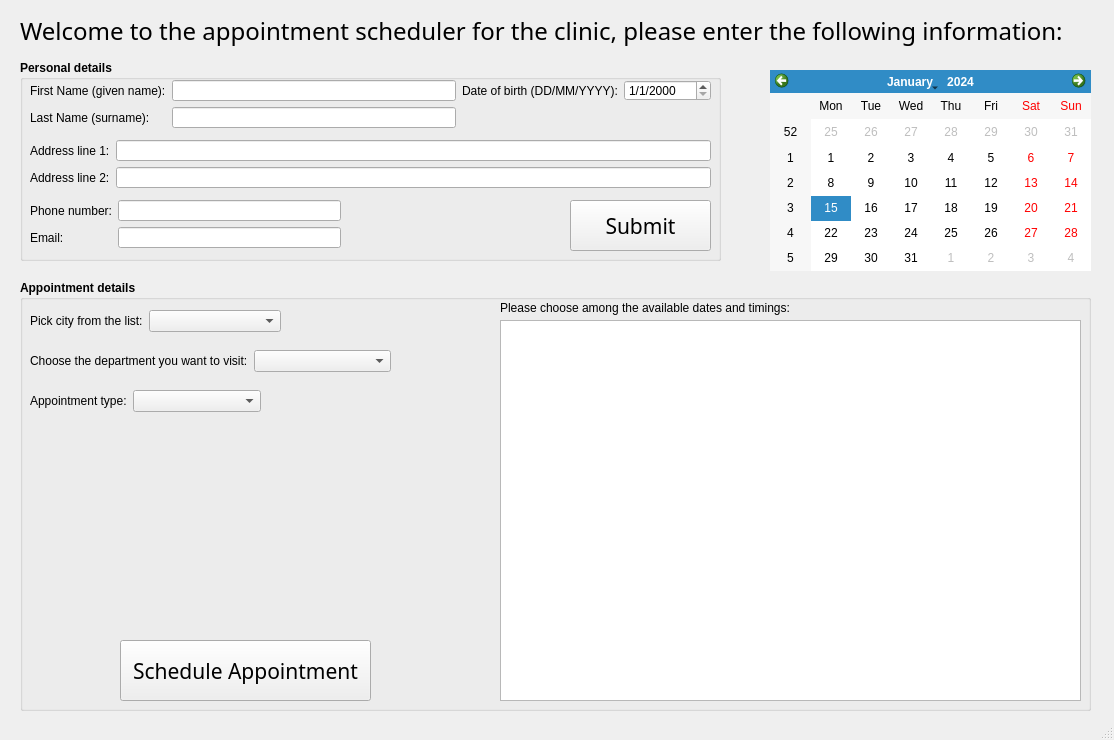
<?xml version="1.0" encoding="UTF-8"?>
<ui version="4.0">
 <class>MainWindow</class>
 <widget class="QMainWindow" name="MainWindow">
  <property name="geometry">
   <rect>
    <x>0</x>
    <y>0</y>
    <width>1114</width>
    <height>740</height>
   </rect>
  </property>
  <property name="windowTitle">
   <string>Appointment scheduler for the clinic</string>
  </property>
  <widget class="QWidget" name="centralwidget">
   <widget class="QLabel" name="label">
    <property name="geometry">
     <rect>
      <x>20</x>
      <y>0</y>
      <width>1071</width>
      <height>61</height>
     </rect>
    </property>
    <property name="font">
     <font>
      <family>3ds</family>
      <pointsize>18</pointsize>
     </font>
    </property>
    <property name="text">
     <string>Welcome to the appointment scheduler for the clinic, please enter the following information:</string>
    </property>
   </widget>
   <widget class="QCalendarWidget" name="calendarWidget">
    <property name="geometry">
     <rect>
      <x>770</x>
      <y>70</y>
      <width>321</width>
      <height>201</height>
     </rect>
    </property>
   </widget>
   <widget class="QGroupBox" name="groupBox">
    <property name="geometry">
     <rect>
      <x>20</x>
      <y>60</y>
      <width>701</width>
      <height>201</height>
     </rect>
    </property>
    <property name="font">
     <font>
      <weight>75</weight>
      <bold>true</bold>
     </font>
    </property>
    <property name="title">
     <string>Personal details</string>
    </property>
    <widget class="QWidget" name="">
     <property name="geometry">
      <rect>
       <x>10</x>
       <y>140</y>
       <width>311</width>
       <height>48</height>
      </rect>
     </property>
     <layout class="QFormLayout" name="formLayout_3">
      <item row="0" column="0">
       <widget class="QLabel" name="p_num_label">
        <property name="font">
         <font>
          <weight>50</weight>
          <bold>false</bold>
         </font>
        </property>
        <property name="text">
         <string>Phone number:</string>
        </property>
       </widget>
      </item>
      <item row="0" column="1">
       <widget class="QLineEdit" name="lineEdit_pNum">
        <property name="font">
         <font>
          <weight>50</weight>
          <bold>false</bold>
         </font>
        </property>
       </widget>
      </item>
      <item row="1" column="0">
       <widget class="QLabel" name="email_label">
        <property name="font">
         <font>
          <weight>50</weight>
          <bold>false</bold>
         </font>
        </property>
        <property name="text">
         <string>Email: </string>
        </property>
       </widget>
      </item>
      <item row="1" column="1">
       <widget class="QLineEdit" name="lineEdit_email">
        <property name="font">
         <font>
          <weight>50</weight>
          <bold>false</bold>
         </font>
        </property>
       </widget>
      </item>
     </layout>
    </widget>
    <widget class="QWidget" name="">
     <property name="geometry">
      <rect>
       <x>10</x>
       <y>80</y>
       <width>681</width>
       <height>48</height>
      </rect>
     </property>
     <layout class="QFormLayout" name="formLayout_2">
      <item row="0" column="0">
       <widget class="QLabel" name="address_line1_label">
        <property name="font">
         <font>
          <weight>50</weight>
          <bold>false</bold>
         </font>
        </property>
        <property name="text">
         <string>Address line 1:</string>
        </property>
       </widget>
      </item>
      <item row="0" column="1">
       <widget class="QLineEdit" name="lineEdit_address_line1">
        <property name="font">
         <font>
          <weight>50</weight>
          <bold>false</bold>
         </font>
        </property>
       </widget>
      </item>
      <item row="1" column="0">
       <widget class="QLabel" name="address_line2_label">
        <property name="font">
         <font>
          <weight>50</weight>
          <bold>false</bold>
         </font>
        </property>
        <property name="text">
         <string>Address line 2:</string>
        </property>
       </widget>
      </item>
      <item row="1" column="1">
       <widget class="QLineEdit" name="lineEdit_address_line2">
        <property name="font">
         <font>
          <weight>50</weight>
          <bold>false</bold>
         </font>
        </property>
       </widget>
      </item>
     </layout>
    </widget>
    <widget class="QWidget" name="">
     <property name="geometry">
      <rect>
       <x>10</x>
       <y>20</y>
       <width>681</width>
       <height>48</height>
      </rect>
     </property>
     <layout class="QGridLayout" name="gridLayout">
      <item row="0" column="0">
       <widget class="QLabel" name="f_name_label">
        <property name="font">
         <font>
          <weight>50</weight>
          <bold>false</bold>
         </font>
        </property>
        <property name="text">
         <string>First Name (given name):</string>
        </property>
       </widget>
      </item>
      <item row="0" column="1">
       <widget class="QLineEdit" name="lineEdit_f_name">
        <property name="font">
         <font>
          <weight>50</weight>
          <bold>false</bold>
         </font>
        </property>
       </widget>
      </item>
      <item row="0" column="2">
       <widget class="QLabel" name="DOB_label">
        <property name="font">
         <font>
          <weight>50</weight>
          <bold>false</bold>
         </font>
        </property>
        <property name="text">
         <string>Date of birth (DD/MM/YYYY):</string>
        </property>
       </widget>
      </item>
      <item row="0" column="3">
       <widget class="QDateEdit" name="dob_Edit">
        <property name="font">
         <font>
          <weight>50</weight>
          <bold>false</bold>
         </font>
        </property>
        <property name="displayFormat">
         <string>d/M/yyyy</string>
        </property>
       </widget>
      </item>
      <item row="1" column="0">
       <widget class="QLabel" name="l_name_label">
        <property name="font">
         <font>
          <weight>50</weight>
          <bold>false</bold>
         </font>
        </property>
        <property name="text">
         <string>Last Name (surname):</string>
        </property>
       </widget>
      </item>
      <item row="1" column="1">
       <widget class="QLineEdit" name="lineEdit_l_name">
        <property name="font">
         <font>
          <weight>50</weight>
          <bold>false</bold>
         </font>
        </property>
       </widget>
      </item>
     </layout>
    </widget>
    <widget class="QPushButton" name="pushButton_submit">
     <property name="geometry">
      <rect>
       <x>550</x>
       <y>140</y>
       <width>141</width>
       <height>51</height>
      </rect>
     </property>
     <property name="font">
      <font>
       <family>3ds</family>
       <pointsize>16</pointsize>
       <weight>50</weight>
       <bold>false</bold>
      </font>
     </property>
     <property name="text">
      <string>Submit</string>
     </property>
    </widget>
   </widget>
   <widget class="QGroupBox" name="groupBox_2">
    <property name="geometry">
     <rect>
      <x>20</x>
      <y>280</y>
      <width>1071</width>
      <height>431</height>
     </rect>
    </property>
    <property name="font">
     <font>
      <weight>75</weight>
      <bold>true</bold>
     </font>
    </property>
    <property name="title">
     <string>Appointment details</string>
    </property>
    <widget class="QPushButton" name="pushButton_schedule">
     <property name="geometry">
      <rect>
       <x>100</x>
       <y>360</y>
       <width>251</width>
       <height>61</height>
      </rect>
     </property>
     <property name="font">
      <font>
       <family>3ds</family>
       <pointsize>16</pointsize>
       <weight>50</weight>
       <bold>false</bold>
      </font>
     </property>
     <property name="text">
      <string>Schedule Appointment</string>
     </property>
    </widget>
    <widget class="QTableView" name="table_Apt">
     <property name="geometry">
      <rect>
       <x>480</x>
       <y>40</y>
       <width>581</width>
       <height>381</height>
      </rect>
     </property>
    </widget>
    <widget class="QLabel" name="Table_hdr_label">
     <property name="geometry">
      <rect>
       <x>480</x>
       <y>20</y>
       <width>341</width>
       <height>16</height>
      </rect>
     </property>
     <property name="font">
      <font>
       <weight>50</weight>
       <bold>false</bold>
      </font>
     </property>
     <property name="text">
      <string>Please choose among the available dates and timings:</string>
     </property>
    </widget>
    <widget class="QWidget" name="">
     <property name="geometry">
      <rect>
       <x>10</x>
       <y>30</y>
       <width>251</width>
       <height>22</height>
      </rect>
     </property>
     <layout class="QFormLayout" name="formLayout_4">
      <item row="0" column="0">
       <widget class="QLabel" name="city_label">
        <property name="font">
         <font>
          <weight>50</weight>
          <bold>false</bold>
         </font>
        </property>
        <property name="text">
         <string>Pick city from the list:</string>
        </property>
       </widget>
      </item>
      <item row="0" column="1">
       <widget class="QComboBox" name="comboBox_city">
        <property name="currentText">
         <string/>
        </property>
        <property name="placeholderText">
         <string>Please select:</string>
        </property>
       </widget>
      </item>
     </layout>
    </widget>
    <widget class="QWidget" name="">
     <property name="geometry">
      <rect>
       <x>10</x>
       <y>70</y>
       <width>361</width>
       <height>22</height>
      </rect>
     </property>
     <layout class="QHBoxLayout" name="horizontalLayout">
      <item>
       <widget class="QLabel" name="department_label">
        <property name="font">
         <font>
          <weight>50</weight>
          <bold>false</bold>
         </font>
        </property>
        <property name="text">
         <string>Choose the department you want to visit:</string>
        </property>
       </widget>
      </item>
      <item>
       <widget class="QComboBox" name="comboBox_department">
        <property name="currentText">
         <string/>
        </property>
        <property name="placeholderText">
         <string>Please select:</string>
        </property>
       </widget>
      </item>
     </layout>
    </widget>
    <widget class="QWidget" name="">
     <property name="geometry">
      <rect>
       <x>10</x>
       <y>110</y>
       <width>231</width>
       <height>22</height>
      </rect>
     </property>
     <layout class="QFormLayout" name="formLayout_5">
      <item row="0" column="0">
       <widget class="QLabel" name="appointment_label">
        <property name="font">
         <font>
          <weight>50</weight>
          <bold>false</bold>
         </font>
        </property>
        <property name="text">
         <string>Appointment type:</string>
        </property>
       </widget>
      </item>
      <item row="0" column="1">
       <widget class="QComboBox" name="comboBox_AptType">
        <property name="currentText">
         <string/>
        </property>
        <property name="placeholderText">
         <string>Please select:</string>
        </property>
       </widget>
      </item>
     </layout>
    </widget>
   </widget>
  </widget>
  <widget class="QStatusBar" name="statusbar"/>
 </widget>
 <resources/>
 <connections/>
</ui>
